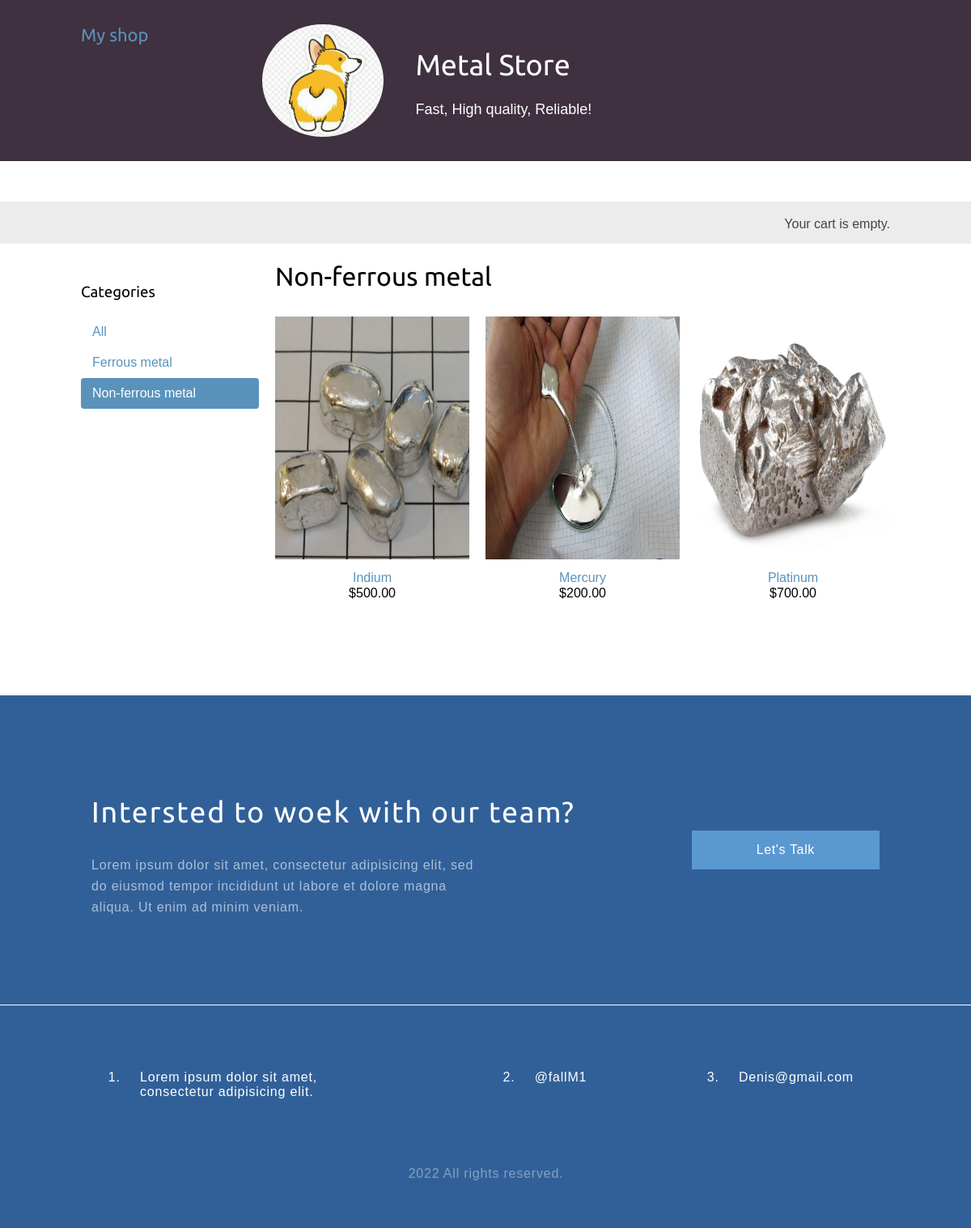
Page /non-ferrous-metal/ on the committed database.
### shop/models.py (models this page shows, shortened)
class Category(models.Model):
    name = models.CharField(max_length=200, db_index=True)
    slug = models.SlugField(max_length=200, db_index=True, unique=True)
    class Meta:
        ordering = ('name',)
        verbose_name = 'Категория'
        verbose_name_plural = 'Категории'
    def get_absolute_url(self):
        return reverse('shop:product_list_by_category',
                       args=[self.slug])

class Product(models.Model):
    category = models.ForeignKey(Category, on_delete=models.DO_NOTHING,  related_name='products')
    name = models.CharField(max_length=200, db_index=True)
    slug = models.SlugField(max_length=200, db_index=True)
    image = models.ImageField(upload_to='products/%Y/%m/%d', blank=True)
    description = models.TextField(blank=True)
    price = models.DecimalField(max_digits=10, decimal_places=2)
    stock = models.PositiveIntegerField()
    available = models.BooleanField(default=True)
    created = models.DateTimeField(auto_now_add=True)
    updated = models.DateTimeField(auto_now=True)
    class Meta:
        ordering = ('name',)
        index_together = (('id', 'slug'),)
    def get_absolute_url(self):
        return reverse('shop:product_detail',
                       args=[self.id, self.slug])

### shop/views.py (the view)
# urls.py: re_path(r'^(?P<category_slug>[-\w]+)/$', views.product_list, name='product_list_by_category'),
def product_list(request, category_slug=None):
    category = None
    categories = Category.objects.all()
    products = Product.objects.filter(available=True)
    if category_slug:
        category = get_object_or_404(Category, slug=category_slug)
        products = products.filter(category=category)
    return render(request,
                  'shop/product/list.html',
                  {'category': category,
                   'categories': categories,
                   'products': products})

### cart/cart.py (called while the page is built)
    def __len__(self):
        return sum(item['quantity'] for item in self.cart.values())

### cart/context_processors.py (called while the page is built)
def cart(request):
    return {'cart': Cart(request)}

### shop/templates/shop/product/list.html (shortened to what this page needs)
{% extends "shop/base.html" %}
{% load static %}
{% block content %}
  <div id="sidebar">
    <h3>Categories</h3>
    <ul>
      <li {% if not category %}class="selected"{% endif %}>
        <a href="{% url 'shop:product_list' %}">All</a>
      </li>
      {% for c in categories %}
        <li {% if category.slug == c.slug %}class="selected"{% endif %}>
          <a href="{{ c.get_absolute_url }}">{{ c.name }}</a>
        </li>
      {% endfor %}
    </ul>
  </div>
  <div id="main" class="product-list">
    <h1>{% if category %}{{ category.name }}{% else %}Products{% endif %}</h1>
    {% for product in products %}
      <div class="item">
        <a href="{{ product.get_absolute_url }}">
          <img src="{% if product.image %}{{ product.image.url }}{% else %}{% static 'img/no_image.png' %}{% endif %}" width="750" height="300">
        </a>
        <a href="{{ product.get_absolute_url }}">{{ product.name }}</a><br>
        ${{ product.price }}
      </div>
    {% endfor %}
  </div>
{% endblock %}

### shop/static/css/base.css (style rules this page uses)
body { margin:0; padding:0; font-family:helvetica, sans-serif; }
h1, h2, h3, h4, h5 , h6 { font-family: 'Ubuntu', sans-serif; font-weight:normal; }
a { text-decoration:none; color:#5993bb; }
#sidebar { width:220px; padding:30px 20px 0 0; float:left; }
#sidebar ul { margin:0; padding:0; }
#sidebar ul li { margin:0; list-style:none; padding:10px 14px; }
#sidebar ul li a { display:block; }
#sidebar ul li.selected { background:#5993bb; border-radius:4px; }
#sidebar ul li.selected a { color:#fff; }
#main { float:left; width: 96%; margin-right:-220px; overflow:hidden; }
.product-list .item { width:25%; padding:10px 20px 10px 0; float:left; text-align:center; line-height:1.2; }
.product-list .item img { width:100%; margin-bottom:8px; }

### rows in the picture
Category: name "Ferrous metal"
Category: name "Non-ferrous metal"
Product: image (picture), name "Indium", price "500.00"
Product: image (picture), name "Mercury", price "200.00"
Product: image (picture), name "Platinum", price "700.00"
